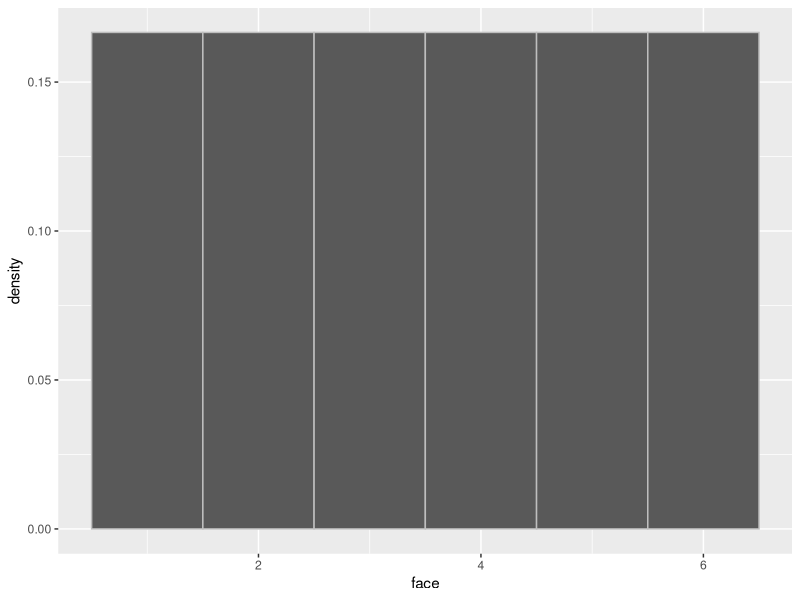

Reproduce this figure in R.
## ---- chunk 1
library(tidyverse)
## ---- chunk 2
mpg
## ---- chunk 3
slice(mpg, c(3, 25, 100))
## ---- chunk 4
filter(mpg, manufacturer == "land rover")
## ---- chunk 5
mpg_with_index <- mpg %>%
  mutate(row_index = 1:nrow(mpg)) %>%
  select(row_index, everything())
mpg_with_index
## ---- chunk 6
# Choose a random start among rows 0 through 9; then take every 10th row.
start <- sample(1:10, size = 1)
slice(mpg_with_index, seq(start, nrow(mpg_with_index), by = 10))
## ---- chunk 7
die <- tibble(face = 1:6)
die
## ---- chunk 8
ggplot(die) + 
  geom_histogram(aes(x = face, y =  ..density..), bins = 6, color = "gray")
